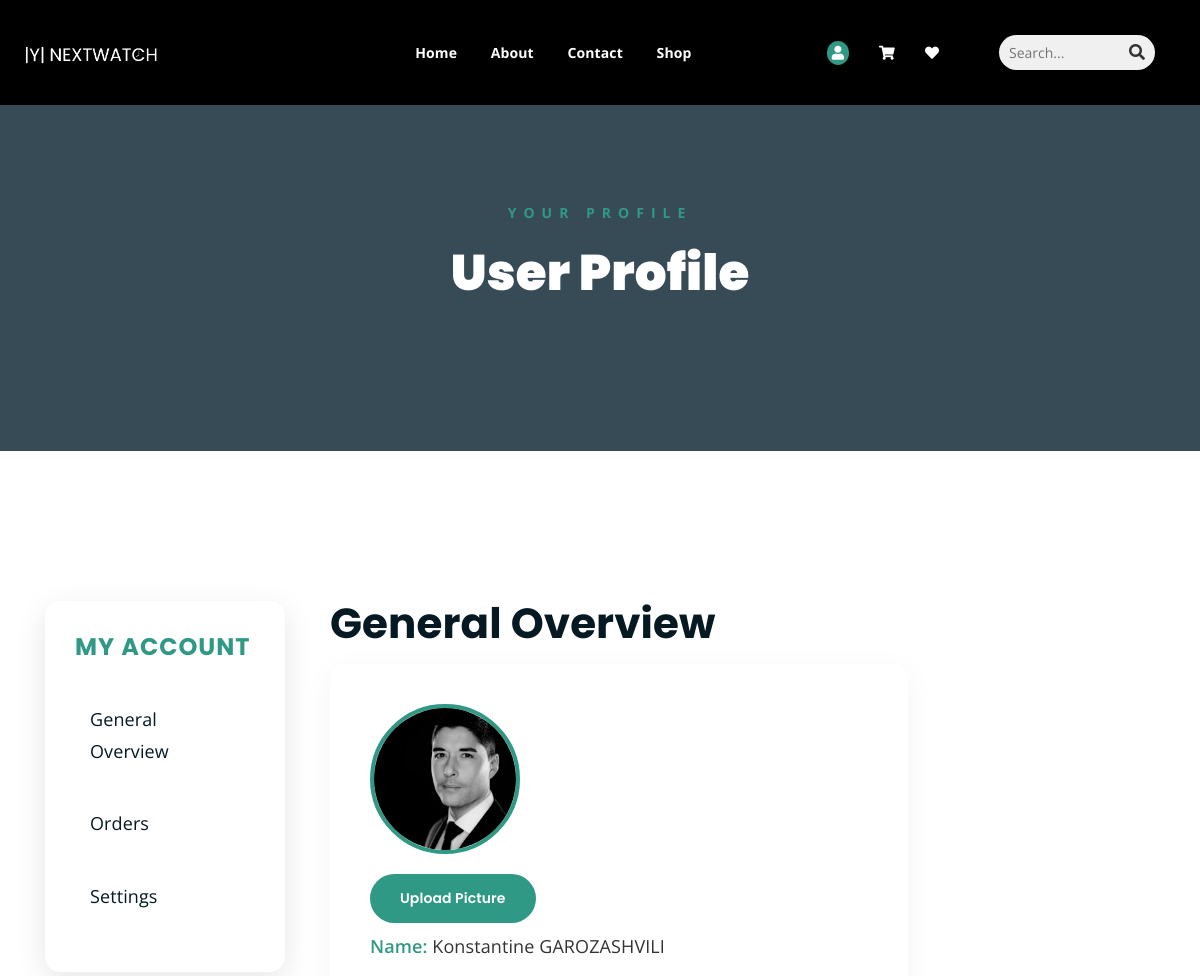
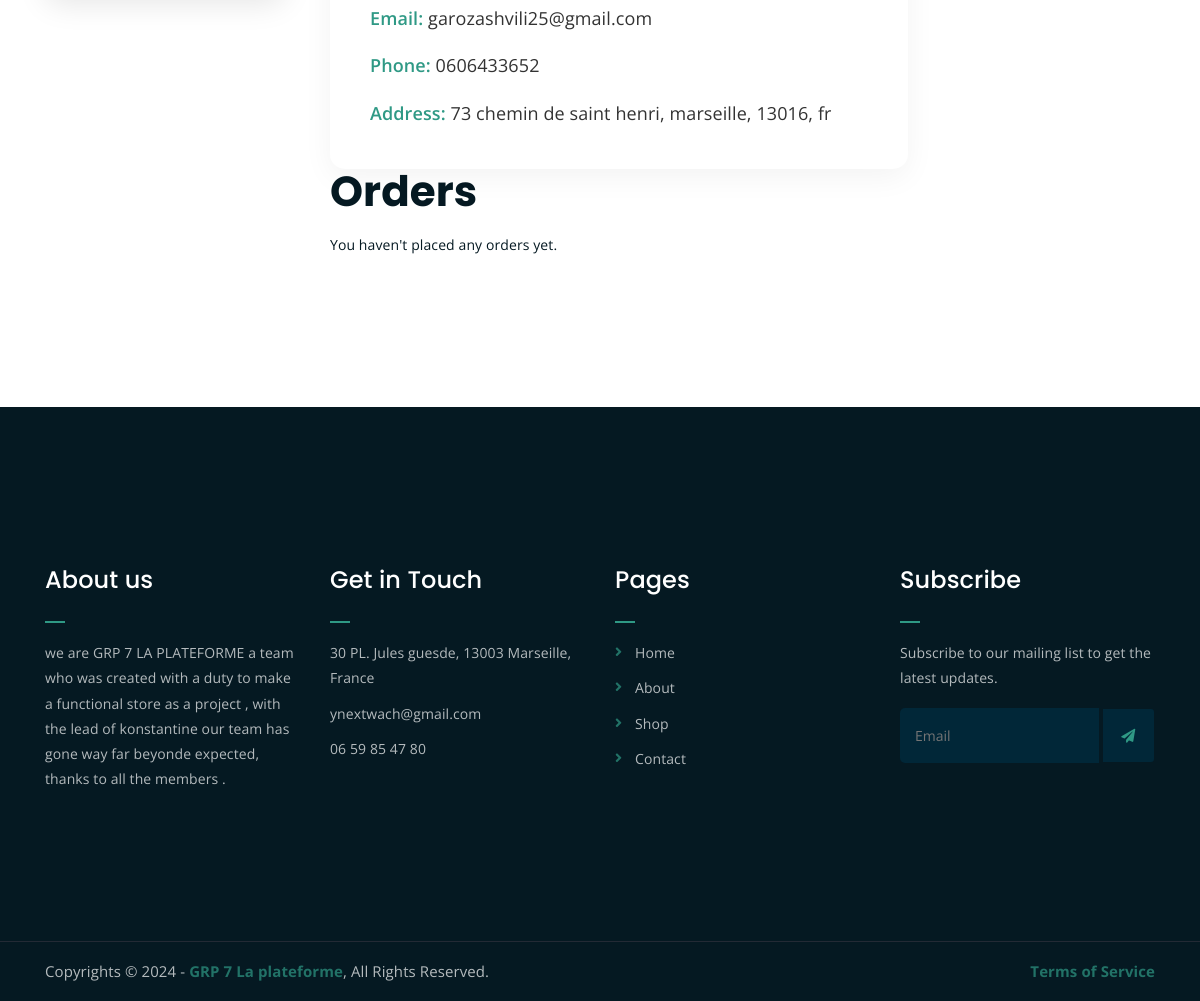
Page /profile.php (signed in) on the committed database (2 pictures, top to bottom).
### tables this page shows
CREATE TABLE `clients` (
  `client_id` int NOT NULL,
  `email` varchar(255) DEFAULT NULL,
  `first_name` varchar(255) DEFAULT NULL,
  `last_name` varchar(255) DEFAULT NULL,
  `password` varchar(255) DEFAULT NULL,
  `phone_number` varchar(15) DEFAULT NULL,
  `address` varchar(255) DEFAULT NULL,
  `city` varchar(100) DEFAULT NULL,
  `postal_code` varchar(20) DEFAULT NULL,
  `country` varchar(100) DEFAULT NULL,
  `created_at` datetime DEFAULT NULL,
  `role` enum('user','admin','support','admins') DEFAULT NULL,
  `profile_picture` varchar(255) NOT NULL DEFAULT 'default.jpg',
  `reset_token` varchar(100) DEFAULT NULL,
  `reset_token_expiry` datetime DEFAULT NULL
);

### profile.php (the view, shortened to what this page needs)
<?php
require 'functions/db_conn.php';
$user_email = $_SESSION['user_email'];
$profile_pictures_dir = './assets/img/uploads/profile_pictures/';
$default_profile_picture = 'assets/img_perso/default_profile.png';
$sql = "SELECT * FROM clients WHERE email = ?";
$stmt = $pdo->prepare($sql);
$stmt->execute([$user_email]);
$user = $stmt->fetch(PDO::FETCH_ASSOC);
function getProfilePicturePath($user, $profile_pictures_dir, $default_profile_picture) {
    if (!empty($user['profile_picture']) && file_exists($profile_pictures_dir . $user['profile_picture'])) {
        return $profile_pictures_dir . $user['profile_picture'];
    }
    return $default_profile_picture;
}
$sql_orders = "SELECT o.*, p.payment_method, p.status AS payment_status
               FROM orders o
               LEFT JOIN payments p ON o.order_id = p.order_id
               WHERE o.client_id = ?
               ORDER BY o.order_date DESC";
$stmt_orders = $pdo->prepare($sql_orders);
$stmt_orders->execute([$user['client_id']]);
$orders = $stmt_orders->fetchAll(PDO::FETCH_ASSOC);
$prenom = $user['first_name'];
$nom = $user['last_name'];
$email = $user['email'];
$numero_telephone = $user['phone_number'];
$adresse = $user['address'];
$ville = $user['city'];
$code_postal = $user['postal_code'];
$pays = $user['country'];
?>
<!DOCTYPE html>
<html lang="en">
<head>
    <link rel="stylesheet" href="assets/css/profile.css">
    <?php include 'includes/_head-index.php'; ?>
</head>
<body>
    <?php include 'includes/_header.php'; ?>
    <div class="breadcrumb-section breadcrumb-bg">
        <div class="container">
            <div class="row">
                <div class="col-lg-8 offset-lg-2 text-center">
                    <div class="breadcrumb-text">
                        <p>Your Profile</p>
                        <h1>User Profile</h1>
                    </div>
                </div>
            </div>
        </div>
    </div>
    <div class="profile-container mt-150 mb-150">
        <div class="container">
            <div class="row">
                <div class="col-lg-3">
                    <div class="profile-sidebar">
                        <h3>My Account</h3>
                        <ul>
                            <li><a href="#overview">General Overview</a></li>
                            <li><a href="#orders">Orders</a></li>
                            <li><a href="edit_profile.php">Settings</a></li>
                        </ul>
                    </div>
                </div>
                <div class="col-lg-9">
                    <section id="overview">
                        <h2>General Overview</h2>
                        <div class="profile-info">
                            <img src="<?php echo getProfilePicturePath($user, $profile_pictures_dir, $default_profile_picture); ?>" alt="Profile Picture" class="profile-picture" id="profilePicture">
                            <form action="" method="post" enctype="multipart/form-data" id="profilePictureForm">
                                <div class="file-input-wrapper">
                                    <label for="profile_picture" class="boxed-btn">Upload Picture</label>
                                </div>
                            </form>
                            <p><strong>Name:</strong> <?php echo htmlspecialchars($prenom . ' ' . $nom); ?></p>
                            <p><strong>Email:</strong> <?php echo htmlspecialchars($email); ?></p>
                            <p><strong>Phone:</strong> <?php echo htmlspecialchars($numero_telephone); ?></p>
                            <p><strong>Address:</strong> <?php echo htmlspecialchars($adresse . ', ' . $ville . ', ' . $code_postal . ', ' . $pays); ?></p>
                        </div>
                    </section>
                    <section id="orders">
                        <h2>Orders</h2>
                        <?php if (empty($orders)): ?>
                            <p>You haven't placed any orders yet.</p>
                        <?php endif; ?>
                    </section>
                </div>
            </div>
        </div>
    </div>
    <?php include 'includes/_footer.php'; ?>
</body>
</html>

### assets/css/profile.css (style rules this page uses)
h1, h2, h3, h4, h5, h6 { font-family: "Poppins", sans-serif; color: #051922; margin-bottom: 20px; font-weight: 700; }
.profile-sidebar { background-color: #ffffff; width: 94%; padding: 30px; border-radius: 15px; box-shadow: 0 8px 30px rgba(0, 0, 0, 0.1); position: sticky; top: 100px; transition: all 0.3s ease; }
.profile-sidebar h3 { margin-bottom: 30px; color: #2F9985; font-size: 24px; text-transform: uppercase; letter-spacing: 1px; }
.profile-sidebar ul { list-style-type: none; padding: 0; }
.profile-sidebar ul li { margin-bottom: 20px; }
.profile-sidebar ul li a { font-size: 18px; color: #051922; padding: 10px 15px; display: block; border-radius: 10px; transition: all 0.3s ease; position: relative; }
.profile-sidebar ul li a:before { content: ""; position: absolute; left: -15px; top: 50%; transform: translateY(-50%); width: 6px; height: 6px; background-color: #2F9985; border-radius: 50%; opacity: 0; transition: all 0.3s ease; }
.profile-info { background-color: #ffffff; width: 70%; padding: 40px; border-radius: 15px; box-shadow: 0 8px 30px rgba(0, 0, 0, 0.05); transition: box-shadow 0.3s ease; }
.profile-picture { width: 150px; height: 150px; border-radius: 50%; object-fit: cover; border: 4px solid #2F9985; transition: all 0.3s ease; }
.profile-info p { font-size: 18px; margin-bottom: 15px; color: #333; }
.profile-info p strong { color: #2F9985; font-weight: 600; }
.profile-info .boxed-btn { margin-top: 20px; display: inline-block; background-color: #2F9985; color: #fff; padding: 12px 30px; border-radius: 30px; cursor: pointer; transition: background-color 0.3s ease, transform 0.2s ease; font-weight: 600; }
button, input[type="file"], .boxed-btn, a { transition: all 0.3s ease; }
.profile-info, .profile-sidebar, .section-content { animation: fadeInUp 0.5s ease both; }

### assets/css/main.css (style rules this page uses)
html { font-size: 14px; font-weight: 400; line-height: 28px; height: 100%; }
body { font-family: "Open Sans", sans-serif; font-weight: 400; font-size: 1rem; letter-spacing: 0.1px; line-height: 1.8; color: #051922; overflow-x: hidden; }
body img { max-width: 100%; max-height: 330px; }
a { cursor: pointer; text-decoration: none; -webkit-transition: all 0.2s ease-in-out; -o-transition: all 0.2s ease-in-out; transition: all 0.2s ease-in-out; color: #000; }
h1, .h1, h2, .h2, h3, .h3, h4, .h4, h5, .h5, h6, .h6 { font-family: "Poppins", sans-serif; font-weight: 700; margin: 0 0 1.25rem 0; color: #051922; }
h1:last-child, .h1:last-child, h2:last-child, .h2:last-child, h3:last-child, .h3:last-child, h4:last-child, .h4:last-child, h5:last-child, .h5:last-child, h6:last-child, .h6:last-child { margin: 0; }
h1, .h1 { font-size: 4rem; font-weight: 700; line-height: 4rem; }
h2, .h2 { font-size: 3rem; font-weight: 700; line-height: 3.25rem; }
h3, .h3 { font-size: 2rem; font-weight: 700; line-height: 2.25rem; }
p { font-family: "Open Sans", sans-serif; font-weight: 400; font-size: 1rem; letter-spacing: 0.1px; line-height: 1.8; color: #051922; margin: 0 0 1.25rem 0; }
p:last-child { margin: 0; }
.mt-150 { margin-top: 150px; }
.mb-150 { margin-bottom: 150px; }
.boxed-btn { font-family: 'Poppins', sans-serif; display: inline-block; background-color: #2F9985; color: #fff; padding: 10px 20px; }
.breadcrumb-bg { background-image: url(../img/breadcrumb-bg.jpg); }
.breadcrumb-text p { color: #2F9985;; font-weight: 700; text-transform: uppercase; letter-spacing: 7px; }
.breadcrumb-text h1 { font-size: 50px; font-weight: 900; color: #fff; margin: 0; margin-top: 20px; }
.breadcrumb-section { padding: 150px 0; background-size: cover; background-position: center center; position: relative; z-index: 1; background-attachment: fixed; padding-top: 200px; }
.breadcrumb-section:after { position: absolute; left: 0; top: 0; width: 100%; height: 100%; content: ""; background-color: #07212e; z-index: -1; opacity: 0.8; }
html, body { height: 100%; }

### rows in the picture
clients: profile_picture (picture), first_name+last_name "Konstantine GAROZASHVILI", email "garozashvili25@gmail.com", phone_number "0606433652", address+city+postal_code "73 chemin de saint henri, marseille, 13016, fr"
